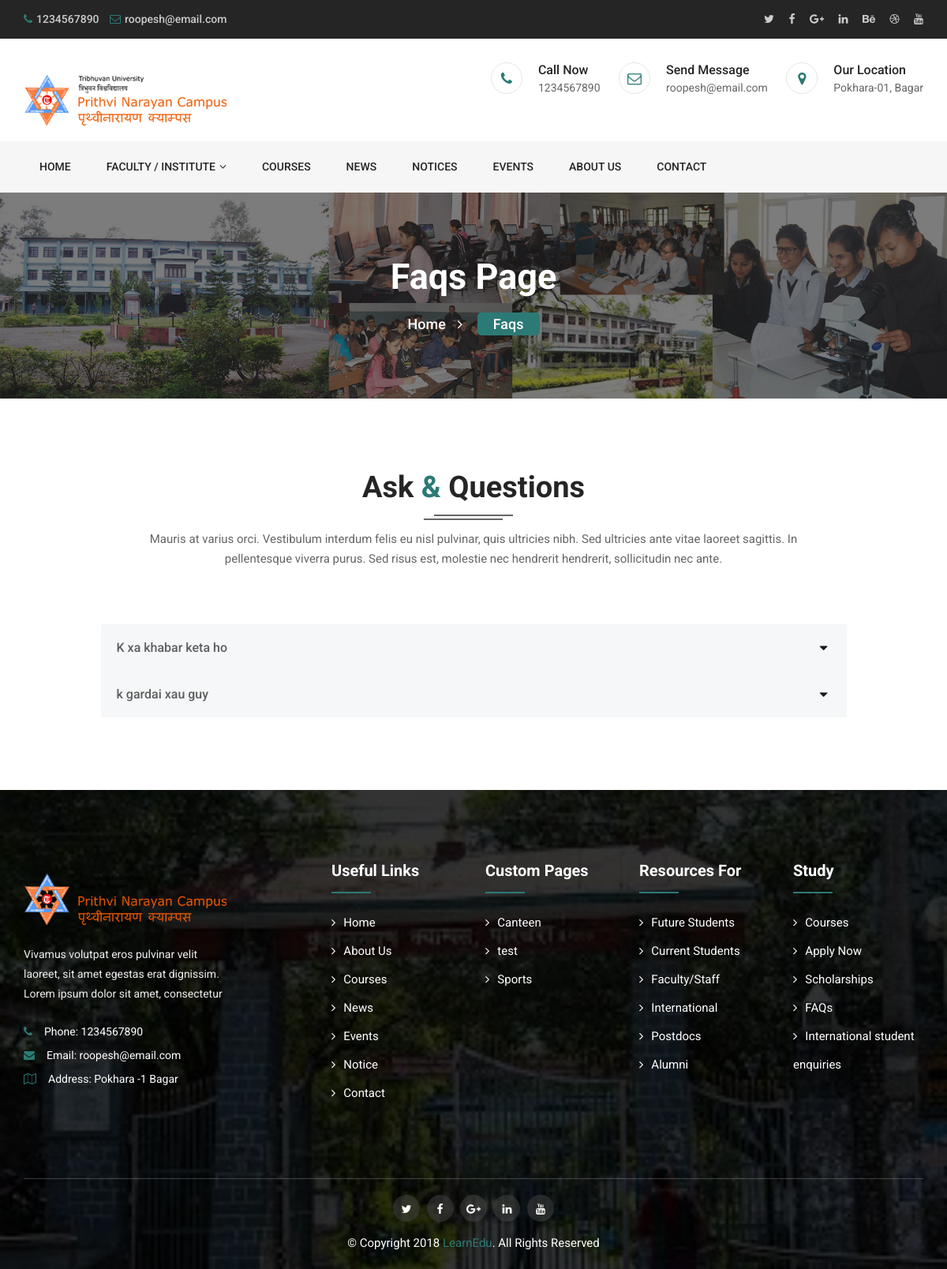
The app's page /frequently-asked-questions/ with its own data.
### home/models.py (models this page shows)
class Content(models.Model):
    email = models.EmailField(max_length=254)
    phone = models.CharField(max_length=14)
    address = models.CharField(max_length=254)
    contact_info = models.TextField()
    logo_img = models.ImageField(upload_to="images/")
    header_text = models.CharField( max_length=254)

class FAQ(models.Model):
    question = models.TextField()
    answer = HTMLField()

### category/models.py (models this page shows, shortened)
class Custom_Page(models.Model):
    IS_ACTIVE = (
        ('T', 'Active'),
        ('F', 'In-Active'),
    )
    name = models.CharField(max_length=254)
    header = models.CharField(max_length=254)
    content = HTMLField()
    image = models.ImageField(upload_to="custom_pages/", height_field=None, width_field=None, max_length=None)
    is_active = models.CharField(max_length=1, choices=IS_ACTIVE)
    slug = models.SlugField(unique=True, blank=True)

### home/views.py (the view)
# urls.py: path('frequently-asked-questions/',views.faqs,name="frequently asked questions"),
def faqs(request):
    faqs = FAQ.objects.all()
    context = {
        'content': content,
        'programs': programs,
        'pages': pages,
        'faculties': faculties,
        'institutes': institutes,
        'faqs':faqs,
    }
    return render(request, 'home/faq.html', context)

### home/templates/home/faq.html (shortened to what this page needs)
{% extends 'home/base.html' %}
{% load static %}
{% block content %}
	<body>
		<header class="header">
			<div class="topbar">
				<div class="container">
					<div class="row">
						<div class="col-lg-8 col-12">
							<ul class="content">
								<li><i class="fa fa-phone"></i>{{content.phone}}</li>
								<li><a href="mailto:info@yourdomain.com"><i class="fa fa-envelope-o"></i>{{content.email}}</a></li>
							</ul>
						</div>
						<div class="col-lg-4 col-12">
							<ul class="social">
								<li><a href="#"><i class="fa fa-twitter"></i></a></li>
								<li><a href="#"><i class="fa fa-facebook"></i></a></li>
								<li><a href="#"><i class="fa fa-google-plus "></i></a></li>
								<li><a href="#"><i class="fa fa-linkedin"></i></a></li>
								<li><a href="#"><i class="fa fa-behance"></i></a></li>
								<li><a href="#"><i class="fa fa-dribbble"></i></a></li>
								<li><a href="#"><i class="fa fa-youtube"></i></a></li>
							</ul>
						</div>
					</div>
				</div>
			</div>
			<div class="header-inner">
				<div class="container">
					<div class="row">
						<div class="col-lg-3 col-md-3 col-12">
							<div class="logo">
								<a href="index.html"><img src="{% static 'images/logo.png' %}" alt="#"></a>
							</div>
						</div>
						<div class="col-lg-9 col-md-9 col-12">
							<div class="header-widget">
								<div class="single-widget">
									<i class="fa fa-phone"></i>
									<h4>Call Now<span>{{content.phone}}</span></h4>
								</div>
								<div class="single-widget">
									<i class="fa fa-envelope-o"></i>
									<h4>Send Message<a href="{{content.email}}"><span>{{content.email}}</span></a></h4>
								</div>
								<div class="single-widget">
									<i class="fa fa-map-marker"></i>
									<h4>Our Location<span>Pokhara-01, Bagar </span></h4>
								</div>
							</div>
						</div>
					</div>
				</div>
			</div>
			<div class="header-menu">
				<div class="container">
					<div class="row">
						<div class="col-12">
							<nav class="navbar navbar-default">
								<div class="navbar-collapse">
									<ul id="nav" class="nav menu navbar-nav">
										<li><a href="/">Home</a></li>
										<li><a href="#">Faculty&nbsp;/&nbsp;Institute<i class="fa fa-angle-down"></i></a>
										</li>
										<li><a href="/courses/">Courses</a></li>
										<li><a href="/news/">News</a></li>
										<li><a href="/notice/">Notices</a></li>
										<li><a href="/events/">Events</a></li>
										<li><a href="/about-us/">About Us</a></li>
										<li><a href="/contact">Contact</a></li>
									</ul>
								</div>
							</nav>
						</div>
					</div>
				</div>
			</div>
		</header>
		<section class="breadcrumbs overlay">
			<div class="container">
				<div class="row">
					<div class="col-12">
						<h2>Faqs Page</h2>
						<ul class="bread-list">
							<li><a href="/">Home<i class="fa fa-angle-right"></i></a></li>
							<li class="active"><a href="/frequently-asked-questions/">Faqs</a></li>
						</ul>
					</div>
				</div>
			</div>
		</section>
		<section class="faq page section">
			<div class="container">
				<div class="row">
					<div class="col-12">
						<div class="section-title">
							<h2>Ask<span> & </span>Questions</h2>
							<p>Mauris at varius orci. Vestibulum interdum felis eu nisl pulvinar, quis ultricies nibh. Sed ultricies ante vitae laoreet sagittis. In pellentesque viverra purus. Sed risus est, molestie nec hendrerit hendrerit, sollicitudin nec ante.  </p>
						</div>
					</div>
				</div>
				<div class="row">
					<div class="col-lg-10 offset-lg-1 col-12">
						<div class="faq-content">
							<div class="panel-group" id="accordion" role="tablist" aria-multiselectable="true">
								<div class="panel panel-default">
									{% for faq in faqs %}
                                    <div class="faq-heading"  id="FaqTitle1">
										<h4 class="faq-title">
											<a class="collapsed" data-toggle="collapse" data-parent="#accordion" href="#{{faq.id}}">
                                            {{faq.question}}
                                            </a>
										</h4>
									</div>
                                    {% endfor %}
								</div>
								</div>
							</div>
						</div>
					</div>
				</div>
		</section>
		<footer class="footer overlay section wow fadeIn">
			<div class="footer-top">
				<div class="container">
					<div class="row">
						<div class="col-lg-3 col-md-6 col-12">
							<div class="single-widget about">
								<div class="logo"><a href="#"><img src="{% static 'images/logo.png' %}" alt="#"></a></div>
								<p>Vivamus volutpat eros pulvinar velit laoreet, sit amet egestas erat dignissim. Lorem ipsum dolor sit amet, consectetur</p>
								<ul class="list">
									<li><i class="fa fa-phone"></i>Phone: {{content.phone}} </li>
									<li><i class="fa fa-envelope"></i>Email: <a href="mailto:{{content.email}}">{{content.email}}</a></li>
									<li><i class="fa fa-map-o"></i>Address: {{content.address}}</li>
								</ul>
							</div>
						</div>
						<div class="col-md-1"></div>
						<div class="col-lg-2 col-md-6 col-12">
							<div class="single-widget useful-links">
								<h2>Useful Links</h2>
								<ul>
									<li><a href="#"><i class="fa fa-angle-right"></i>Home</a></li>
									<li><a href="#"><i class="fa fa-angle-right"></i>About Us</a></li>
									<li><a href="#"><i class="fa fa-angle-right"></i>Courses</a></li>
									<li><a href="#"><i class="fa fa-angle-right"></i>News</a></li>
									<li><a href="#"><i class="fa fa-angle-right"></i>Events</a></li>
									<li><a href="#"><i class="fa fa-angle-right"></i>Notice</a></li>
									<li><a href="#"><i class="fa fa-angle-right"></i>Contact</a></li>
								</ul>
							</div>
						</div>
						<div class="col-lg-2 col-md-6 col-12">
							<div class="single-widget useful-links">
								<h2>Custom Pages</h2>
								{% for p in pages  %}
								<ul>
									<li><a href="/pages/{{p.slug}}"><i class="fa fa-angle-right"></i>{{p.name}}</a></li>
								</ul>
								{% endfor %}
							</div>
						</div>
						<div class="col-lg-2 col-md-6 col-12">
							<div class="single-widget useful-links">
								<h2>Resources For</h2>
								<ul>
									<li><a href="#"><i class="fa fa-angle-right"></i>Future Students</a></li>
									<li><a href="#"><i class="fa fa-angle-right"></i>Current Students</a></li>
									<li><a href="#"><i class="fa fa-angle-right"></i>Faculty/Staff</a></li>
									<li><a href="#"><i class="fa fa-angle-right"></i>International</a></li>
									<li><a href="#"><i class="fa fa-angle-right"></i>Postdocs</a></li>
									<li><a href="#"><i class="fa fa-angle-right"></i>Alumni</a></li>
								</ul>
							</div>
						</div>
						<div class="col-lg-2 col-md-6 col-12">
							<div class="single-widget useful-links">
								<h2>Study</h2>
								<ul>
									<li><a href="#"><i class="fa fa-angle-right"></i>Courses</a></li>
									<li><a href="#"><i class="fa fa-angle-right"></i>Apply Now</a></li>
									<li><a href="#"><i class="fa fa-angle-right"></i>Scholarships</a></li>
									<li><a href=""><i class="fa fa-angle-right"></i>FAQs</a></li>
									<li><a href="#"><i class="fa fa-angle-right"></i>International student enquiries</a></li>
								</ul>
							</div>
						</div>
					</div>
				</div>
			</div>
			<div class="footer-bottom">
				<div class="container">
					<div class="row">
						<div class="col-12">
							<div class="bottom-head">
								<div class="row">
									<div class="col-12">
										<ul class="social">
											<li><a href="#"><i class="fa fa-twitter"></i></a></li>
											<li><a href="#"><i class="fa fa-facebook"></i></a></li>
											<li><a href="#"><i class="fa fa-google-plus"></i></a></li>
											<li><a href="#"><i class="fa fa-linkedin"></i></a></li>
											<li><a href="#"><i class="fa fa-youtube"></i></a></li>
										</ul>
										<div class="copyright">
											<p>© Copyright 2018 <a href="#">LearnEdu</a>. All Rights Reserved</p>
										</div>
									</div>
								</div>
							</div>
						</div>
					</div>
				</div>
			</div>
		</footer>
{% endblock content %}

### static/style.css (style rules this page uses)
.header { background-color:#fff; }
.header .navbar-collapse { padding:0; }
.header .topbar { background-color: #252525; padding: 12px 0px; }
.header .content { float: left; }
.header .content li { display: inline-block; color: #ccc; margin-right: 10px; font-weight:500; }
.header .content li:last-child { margin-right: 0px; padding-right:0px; border-right:0px; }
.header .content li i { margin-right: 5px; }
.header .content li a { color: #ccc; }
.header .social { float:right; }
.header .social li { display: inline-block; margin: 0; margin-right: 15px; }
.header .social li:last-child { margin-right:0px; }
.header .social li a { color: #ccc; }
.header .logo { float: left; margin-top: 30px; margin-bottom: 15px; }
.header .header-widget { float: right; padding: 30px 0; }
.header .single-widget { position: relative; display: inline-block; padding-left: 60px; margin-right: 20px; }
.header .single-widget:last-child { margin-right: 0px; border-right: 0px; padding-right: 0px; }
.header .single-widget i { position: absolute; text-align: center; font-size: 18px; top: 0; left: 0; width: 40px; height: 40px; line-height: 40px; border: 1px solid #e6e6e6; border-radius: 100%; -webkit-transition: all 0.3s ease; -moz-transition: all 0.3s ease; transition: all 0.3s ease; }
.header .single-widget h4 { font-weight: 500; font-size: 16px; }
.header .single-widget h4 span { color: #666; font-weight: 400; display: block; margin-top: 5px; font-size: 14px; }
.header .single-widget h4 a { color:#000; }
.header .header-menu { background: #f6f6f6; z-index: 3333; }
.header .navbar { background: none; box-shadow: none; border: none; position: relative; padding: 0; }
.navbar-nav { display: block; }
.header .nav li { float: left; position: relative; margin-right: 5px; }
.header .nav li:last-child { margin-right:0px; }
.header .nav li a { color: #252525; font-size: 14px; text-transform: uppercase; padding: 20px; display: block; position: relative; text-shadow: none; }
.header .nav li a i { margin-left: 5px; }
.faq .faq-content { margin-top:30px; }
.faq .panel-group { margin: 0; text-align:left; }
.faq .panel { background:#fff; -webkit-transition: all 0.4s ease; -moz-transition: all 0.4s ease; transition: all 0.4s ease; margin: 0 0 2px; }
.faq .faq-title a { padding: 20px; font-size: 16px; position: relative; color: #5e5e5e; background: #f6f7f8; width: 100%; display: block; }
.faq .faq-title a::after { content:"\f0d8"; font-family: 'FontAwesome'; top: 50%; margin-top:-5px; right: 24px; position: absolute; background:transparent; width: 10px; height: 10px; line-height: 10px; color: #fff; border-radius: 0px; text-align: center; font-size: 17px; }
.faq .faq-title a.collapsed::after { content:"\f0d7"; color: #191919; background:transparent; }
.faq .panel-default { border:none; box-shadow:none; text-shadow:none; }
.footer { background-image:url('images/footer.jpg'); background-size:cover; background-repeat:no-repeat; background-position:center; padding: 0; }
.footer::before { opacity: 0.8; }
.footer a, .footer p { color:#eee; font-weight:400; }
.footer .footer-top { padding: 60px 0 90px; }
.footer .single-widget { margin-top:30px; }
.footer .single-widget h2 { font-size: 20px; margin-bottom: 20px; padding-bottom: 16px; color: #fff; position: relative; }
.footer .single-widget h2:before { position:absolute; bottom:-1px; left:0; content:""; width:50px; height:2px; }
.footer .about p { margin-top: 20px; }
.footer .list { margin-top:20px; }
.footer .list li { line-height: 30px; color: #fff; }
.footer .list li a { color:#fff; }
.footer .list li i { margin-right: 15px; }
.footer .useful-links ul li { position: relative; line-height: 36px; }
.footer .useful-links ul li a { color: #fff; font-size: 15px; }
.footer .useful-links ul li i { margin-right:10px; }
.footer .bottom-head { padding: 20px 0; border-top: 1px solid rgba(231, 231, 231, 0.25); }
.footer .social { text-align: center; }
.footer .social li { display: inline-block; margin-right: 5px; }
.footer .social li:last-child { margin:0; }
.footer .social li a { display: block; height: 34px; width: 34px; line-height: 37px; background: rgba(69, 69, 69, 0.5); text-align: center; margin: 0; padding: 0; border-radius: 100%; color: #fff; }
.footer .copyright { text-align: center; margin-top: 15px; }
.footer .copyright p { font-size: 15px; color: #fff; text-transform: capitalize; }

### records on screen
Content: phone "1234567890", email "roopesh@email.com", address "Pokhara -1 Bagar"
FAQ: question "K xa khabar keta ho"
FAQ: question "k gardai xau guy"
Custom_Page: name "Canteen"
Custom_Page: name "test"
Custom_Page: name "Sports"
